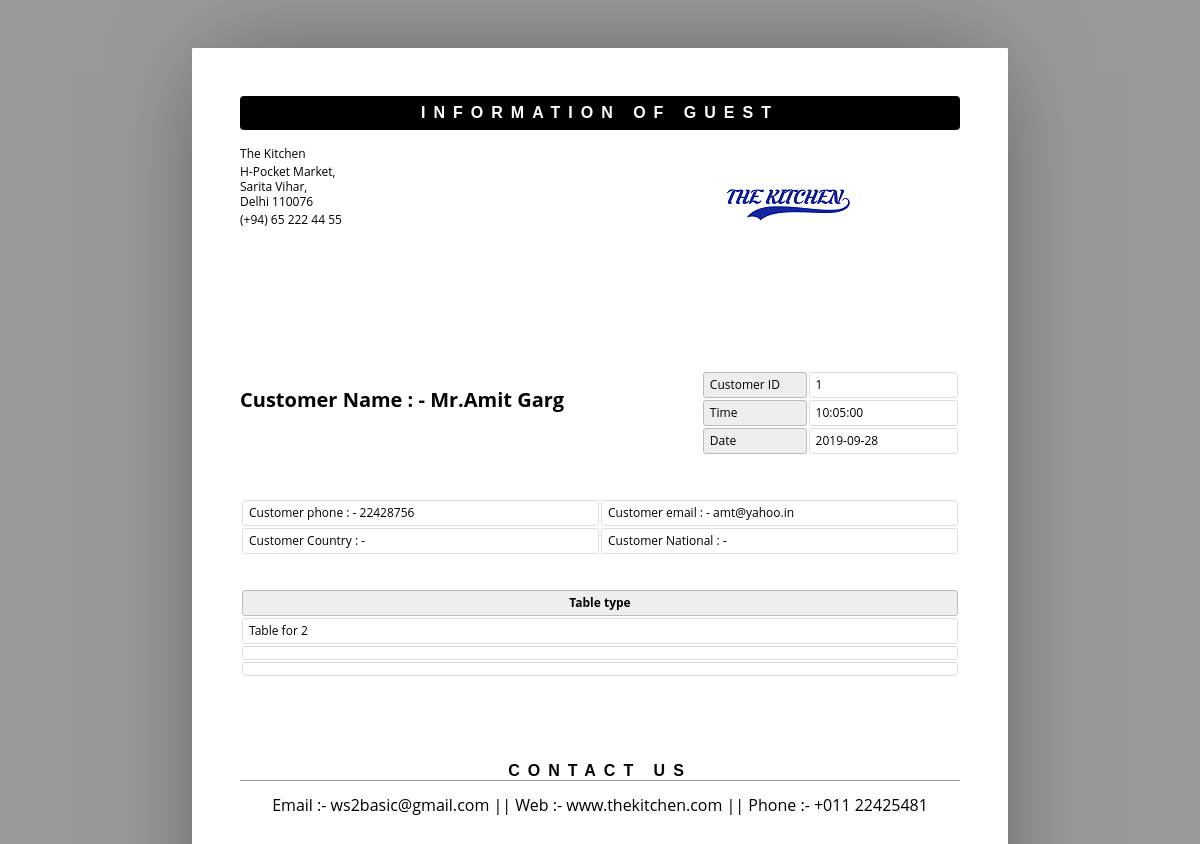
The page /admin/show.php?sid=1 on the database its author committed.
### tables this page shows
CREATE TABLE IF NOT EXISTS `tablebook` (
  `id` int(10) NOT NULL AUTO_INCREMENT,
  `Title` varchar(5) DEFAULT NULL,
  `FName` text,
  `LName` text,
  `Email` varchar(50) DEFAULT NULL,
  `Phone` text,
  `Tbltyp` varchar(20) DEFAULT NULL,
  `time` time DEFAULT NULL,
  `date` date DEFAULT NULL,
  `status` varchar(15) DEFAULT NULL,
  PRIMARY KEY (`id`)
);

### admin/show.php (the view, shortened to what this page needs)
<html>
	<head>
	</head>
        <body>
            <?php
            $pid = $_GET['sid'];
            $query = "SELECT * FROM tablebook where id = '$pid' ";
            $rs = mysql_query($query);
            while($row=mysql_fetch_array($rs))
            {
                $id = $row["id"];
                $title = $row["Title"];
                $fname = $row["FName"];
                $lname = $row["LName"];
                $email = $row["Email"];
                $national = $row["National"];
                $country = $row["Country"];
                $phone = $row["Phone"];
                $tbltyp = $row["Tbltyp"];
                $purpose = $row["Purpose"];
                $meal = $row["Meal"];
                $tme = $row["time"];
                $dte = $row["date"];
            }
            ?>
        <header>
			<h1>Information of Guest</h1>
			<address >
				<p>The Kitchen</p>
                                <p>H-Pocket Market,<br> Sarita Vihar,<br> Delhi 110076</p>
				<p>(+94) 65 222 44 55</p>
			</address>
                        <span><img alt="" src="assets/img/the_kitchen_logo.png"></span>
		</header>
		<article>
			<address >
				<p><br></p>
				<p>Customer Name  : -  <?php echo $title.$fname." ".$lname;?><br></p>
			</address>
			<table class="meta">
				<tr>
					<th><span >Customer ID</span></th>
					<td><span ><?php echo $id; ?></span></td>
				</tr>
				<tr>
					<th><span >Time</span></th>
					<td><span ><?php echo $tme; ?> </span></td>
				</tr>
				<tr>
					<th><span >Date</span></th>
					<td><span ><?php echo $dte; ?> </span></td>
				</tr>
			</table>
			<table >
					<tr>
						<td>Customer phone : -  <?php echo $phone; ?> </td>
						<td>Customer email : -  <?php echo $email; ?> </td>
					</tr>
					<tr>
						<td>Customer Country : -  <?php echo $country; ?> </td>
						<td>Customer National : -  <?php echo $national; ?> </td>
					</tr>
				</table>
				<br>
				<br>
			<table class="inventory">
				<thead>
					<tr>
						<th><span >Table type</span></th>
					</tr>
				</thead>
				<tbody>
					<tr>
						<td><span ><?php echo $tbltyp; ?></span></td>
					</tr>
					<tr>
						<td><span ><?php echo $purpose; ?> </span></td>
					</tr>
					<tr>
						<td><span ><?php echo $meal; ?>  </span></td>
					</tr>
				</tbody>
			</table>
		</article>
		<aside>
			<h1><span >Contact us</span></h1>
			<div >
				<p align="center">Email :- ws2basic@gmail.com || Web :- www.thekitchen.com || Phone :- +011 22425481  </p>
			</div>
		</aside>
	</body>
</html>

### admin/show.php (style rules this page uses)
* { border: 0; box-sizing: content-box; color: inherit; font-family: inherit; font-size: inherit; font-style: inherit; font-weight: inherit; line-height: inherit; list-style: none; margin: 0; padding: 0; text-decoration: none; vertical-align: top; }
h1 { font: bold 100% sans-serif; letter-spacing: 0.5em; text-align: center; text-transform: uppercase; }
table { font-size: 75%; table-layout: fixed; width: 100%; }
table { border-collapse: separate; border-spacing: 2px; }
th, td { border-width: 1px; padding: 0.5em; position: relative; text-align: left; }
th, td { border-radius: 0.25em; border-style: solid; }
th { background: #EEE; border-color: #BBB; }
td { border-color: #DDD; }
html { font: 16px/1 'Open Sans', sans-serif; overflow: auto; padding: 0.5in; }
html { background: #999; cursor: default; }
body { box-sizing: border-box; height: 11in; margin: 0 auto; overflow: hidden; padding: 0.5in; width: 8.5in; }
body { background: #FFF; border-radius: 1px; box-shadow: 0 0 1in -0.25in rgba(0, 0, 0, 0.5); }
header { margin: 0 0 3em; }
header:after { clear: both; content: ""; display: table; }
header h1 { background: #000; border-radius: 0.25em; color: #FFF; margin: 0 0 1em; padding: 0.5em 0; }
header address { float: left; font-size: 75%; font-style: normal; line-height: 1.25; margin: 0 1em 1em 0; }
header address p { margin: 0 0 0.25em; }
header span, header img { display: block; float: right; }
header span { margin: 0 0 1em 1em; max-height: 25%; max-width: 60%; position: relative; }
header img { max-height: 100%; max-width: 100%; }
article, article address, table.meta, table.inventory { margin: 0 0 3em; }
article:after { clear: both; content: ""; display: table; }
article address { float: left; font-size: 125%; font-weight: bold; }
table.meta, table.balance { float: right; width: 36%; }
table.meta:after, table.balance:after { clear: both; content: ""; display: table; }
table.meta th { width: 40%; }
table.meta td { width: 60%; }
table.inventory { clear: both; width: 100%; }
table.inventory th { font-weight: bold; text-align: center; }
table.inventory td:nth-child(1) { width: 26%; }
aside h1 { border: none; border-width: 0 0 1px; margin: 0 0 1em; }
aside h1 { border-color: #999; border-bottom-style: solid; }

### rows shown on the page
tablebook: Title "Mr.", FName "Amit", LName "Garg", id "1", time "10:05:00", date "2019-09-28", Phone "22428756", Email "amt@yahoo.in", Tbltyp "Table for 2"
